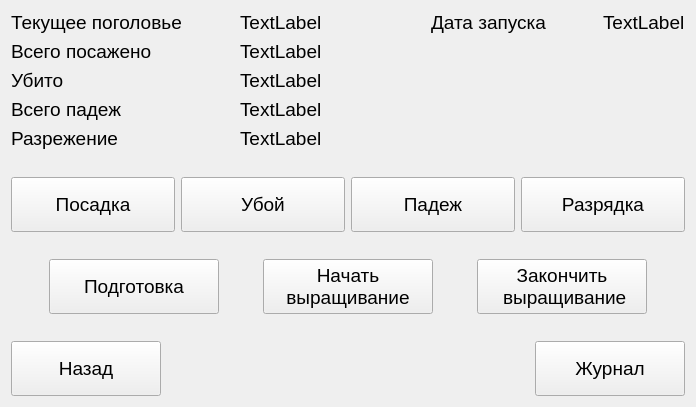
<?xml version="1.0" encoding="UTF-8"?>
<ui version="4.0">
 <class>ProductionFrame</class>
 <widget class="QWidget" name="ProductionFrame">
  <property name="geometry">
   <rect>
    <x>0</x>
    <y>0</y>
    <width>696</width>
    <height>407</height>
   </rect>
  </property>
  <property name="font">
   <font>
    <pointsize>14</pointsize>
   </font>
  </property>
  <property name="windowTitle">
   <string>Form</string>
  </property>
  <layout class="QGridLayout" name="gridLayout">
   <item row="11" column="0" colspan="8">
    <layout class="QHBoxLayout" name="horizontalLayout_3">
     <item>
      <widget class="QPushButton" name="btnReturn">
       <property name="minimumSize">
        <size>
         <width>150</width>
         <height>55</height>
        </size>
       </property>
       <property name="maximumSize">
        <size>
         <width>150</width>
         <height>55</height>
        </size>
       </property>
       <property name="text">
        <string>Назад</string>
       </property>
       <property name="icon">
        <iconset resource="../Resources.qrc">
         <normaloff>:/Images/return.png</normaloff>:/Images/return.png</iconset>
       </property>
       <property name="iconSize">
        <size>
         <width>42</width>
         <height>42</height>
        </size>
       </property>
      </widget>
     </item>
     <item>
      <spacer name="horizontalSpacer">
       <property name="orientation">
        <enum>Qt::Horizontal</enum>
       </property>
       <property name="sizeHint" stdset="0">
        <size>
         <width>40</width>
         <height>20</height>
        </size>
       </property>
      </spacer>
     </item>
     <item>
      <widget class="QPushButton" name="btnShowOperations">
       <property name="minimumSize">
        <size>
         <width>150</width>
         <height>55</height>
        </size>
       </property>
       <property name="maximumSize">
        <size>
         <width>150</width>
         <height>55</height>
        </size>
       </property>
       <property name="text">
        <string>Журнал</string>
       </property>
       <property name="icon">
        <iconset resource="../Resources.qrc">
         <normaloff>:/Images/hystory.png</normaloff>:/Images/hystory.png</iconset>
       </property>
       <property name="iconSize">
        <size>
         <width>42</width>
         <height>42</height>
        </size>
       </property>
      </widget>
     </item>
    </layout>
   </item>
   <item row="8" column="1">
    <spacer name="verticalSpacer_2">
     <property name="orientation">
      <enum>Qt::Vertical</enum>
     </property>
     <property name="sizeType">
      <enum>QSizePolicy::Expanding</enum>
     </property>
     <property name="sizeHint" stdset="0">
      <size>
       <width>20</width>
       <height>40</height>
      </size>
     </property>
    </spacer>
   </item>
   <item row="6" column="0" rowspan="2" colspan="8">
    <layout class="QHBoxLayout" name="horizontalLayout_2">
     <item>
      <widget class="QPushButton" name="btnPlending">
       <property name="minimumSize">
        <size>
         <width>0</width>
         <height>55</height>
        </size>
       </property>
       <property name="maximumSize">
        <size>
         <width>170</width>
         <height>55</height>
        </size>
       </property>
       <property name="text">
        <string>Посадка</string>
       </property>
      </widget>
     </item>
     <item>
      <widget class="QPushButton" name="btnKill">
       <property name="minimumSize">
        <size>
         <width>0</width>
         <height>55</height>
        </size>
       </property>
       <property name="maximumSize">
        <size>
         <width>170</width>
         <height>55</height>
        </size>
       </property>
       <property name="text">
        <string>Убой</string>
       </property>
      </widget>
     </item>
     <item>
      <widget class="QPushButton" name="btnDeath">
       <property name="minimumSize">
        <size>
         <width>0</width>
         <height>55</height>
        </size>
       </property>
       <property name="maximumSize">
        <size>
         <width>170</width>
         <height>55</height>
        </size>
       </property>
       <property name="text">
        <string>Падеж</string>
       </property>
      </widget>
     </item>
     <item>
      <widget class="QPushButton" name="btnRefraction">
       <property name="minimumSize">
        <size>
         <width>0</width>
         <height>55</height>
        </size>
       </property>
       <property name="maximumSize">
        <size>
         <width>16777215</width>
         <height>55</height>
        </size>
       </property>
       <property name="text">
        <string>Разрядка</string>
       </property>
      </widget>
     </item>
    </layout>
   </item>
   <item row="10" column="0">
    <spacer name="verticalSpacer">
     <property name="orientation">
      <enum>Qt::Vertical</enum>
     </property>
     <property name="sizeHint" stdset="0">
      <size>
       <width>20</width>
       <height>40</height>
      </size>
     </property>
    </spacer>
   </item>
   <item row="2" column="2" colspan="3">
    <widget class="QLabel" name="lblKilled">
     <property name="maximumSize">
      <size>
       <width>100</width>
       <height>16777215</height>
      </size>
     </property>
     <property name="text">
      <string>TextLabel</string>
     </property>
    </widget>
   </item>
   <item row="0" column="5">
    <widget class="QLabel" name="label_2">
     <property name="text">
      <string>Дата запуска</string>
     </property>
    </widget>
   </item>
   <item row="0" column="7">
    <widget class="QLabel" name="lblStartDate">
     <property name="text">
      <string>TextLabel</string>
     </property>
    </widget>
   </item>
   <item row="9" column="0" colspan="8">
    <layout class="QHBoxLayout" name="horizontalLayout">
     <item>
      <widget class="QPushButton" name="btnPreparing">
       <property name="minimumSize">
        <size>
         <width>170</width>
         <height>55</height>
        </size>
       </property>
       <property name="maximumSize">
        <size>
         <width>170</width>
         <height>55</height>
        </size>
       </property>
       <property name="text">
        <string>Подготовка</string>
       </property>
      </widget>
     </item>
     <item>
      <widget class="QPushButton" name="btnStartGrowing">
       <property name="minimumSize">
        <size>
         <width>170</width>
         <height>55</height>
        </size>
       </property>
       <property name="maximumSize">
        <size>
         <width>170</width>
         <height>55</height>
        </size>
       </property>
       <property name="text">
        <string>Начать 
выращивание</string>
       </property>
      </widget>
     </item>
     <item>
      <widget class="QPushButton" name="btnEndGrowing">
       <property name="minimumSize">
        <size>
         <width>170</width>
         <height>55</height>
        </size>
       </property>
       <property name="maximumSize">
        <size>
         <width>170</width>
         <height>55</height>
        </size>
       </property>
       <property name="text">
        <string>Закончить
 выращивание</string>
       </property>
      </widget>
     </item>
    </layout>
   </item>
   <item row="5" column="1">
    <spacer name="verticalSpacer_3">
     <property name="orientation">
      <enum>Qt::Vertical</enum>
     </property>
     <property name="sizeType">
      <enum>QSizePolicy::Expanding</enum>
     </property>
     <property name="sizeHint" stdset="0">
      <size>
       <width>20</width>
       <height>40</height>
      </size>
     </property>
    </spacer>
   </item>
   <item row="3" column="0">
    <widget class="QLabel" name="label_5">
     <property name="text">
      <string>Всего падеж</string>
     </property>
    </widget>
   </item>
   <item row="4" column="0">
    <widget class="QLabel" name="label_3">
     <property name="text">
      <string>Разрежение</string>
     </property>
    </widget>
   </item>
   <item row="3" column="2">
    <widget class="QLabel" name="lblDead">
     <property name="text">
      <string>TextLabel</string>
     </property>
    </widget>
   </item>
   <item row="2" column="0" colspan="2">
    <widget class="QLabel" name="label_6">
     <property name="maximumSize">
      <size>
       <width>16777215</width>
       <height>30</height>
      </size>
     </property>
     <property name="text">
      <string>Убито</string>
     </property>
    </widget>
   </item>
   <item row="4" column="2">
    <widget class="QLabel" name="lblRefracted">
     <property name="text">
      <string>TextLabel</string>
     </property>
    </widget>
   </item>
   <item row="1" column="0">
    <widget class="QLabel" name="label">
     <property name="maximumSize">
      <size>
       <width>16777215</width>
       <height>30</height>
      </size>
     </property>
     <property name="text">
      <string>Всего посажено</string>
     </property>
    </widget>
   </item>
   <item row="1" column="2">
    <widget class="QLabel" name="lblTotalPlending">
     <property name="maximumSize">
      <size>
       <width>100</width>
       <height>16777215</height>
      </size>
     </property>
     <property name="text">
      <string>TextLabel</string>
     </property>
    </widget>
   </item>
   <item row="0" column="0">
    <widget class="QLabel" name="label_4">
     <property name="text">
      <string>Текущее поголовье</string>
     </property>
    </widget>
   </item>
   <item row="0" column="2">
    <widget class="QLabel" name="lblCurrent">
     <property name="text">
      <string>TextLabel</string>
     </property>
    </widget>
   </item>
  </layout>
 </widget>
 <resources>
  <include location="../Resources.qrc"/>
 </resources>
 <connections/>
</ui>
